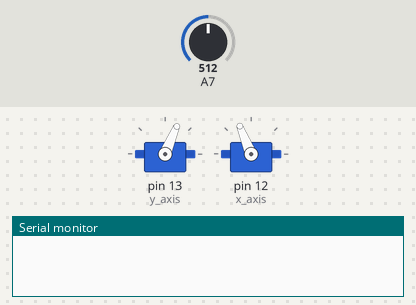
This sketch was run on a simulated Arduino Nano, built with avr-gcc and run on an emulated ATmega328P. Shown: 2 × servo, the last lines printed to the serial monitor. The inputs (shaded band) are chosen by the test bench; at power-on: A7 = 512.

Above: at 0.1 s.
At 15.5 s:
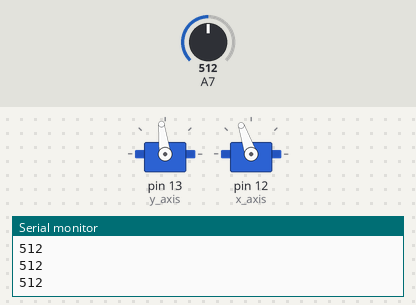
At 30.3 s:
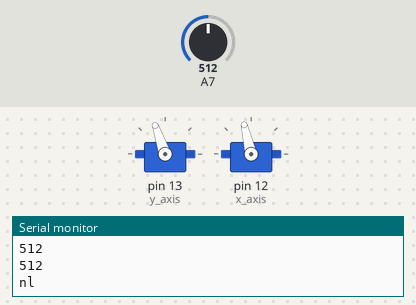
At 39.1 s:
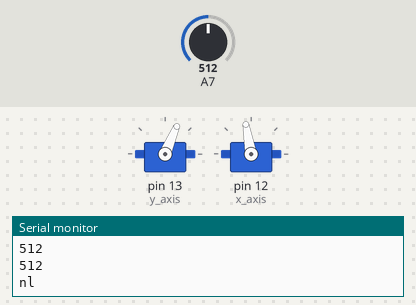
Timing chart, 0 to 40.0 s (numbered marks = the images above):
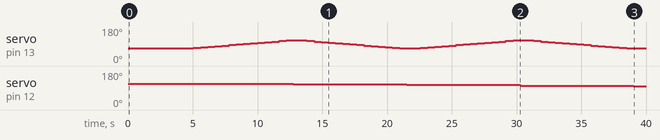

Measured:
- by itself, servo on pin 12 (x_axis): 112° → 109° at 12.8 s, → 106° 8.8 s later, → 103° 8.8 s later, → 100° 8.8 s later

The sketch:

2d_read.ino
```cpp
#include <Servo.h>
Servo y_axis;
Servo x_axis;

/*
  There is a problem, that servos do not acuratly change by 1-2° so the least ° per step is 3°.
  This means the POV of the foto is really big at just 20 * 20 pixel resolution and there for max resolution is 60 * 60 pixels, with 180° of view.
  Thats why i want to go threw each line 3 times and get the in between pixels, so i'd go (0, 3, 6, 9, 1, 4, 7, 10, 2, 5, 8, 11 for one line of 12 pixels).
*/

int pos = 0;

uint8_t samples = 5; //keep it odd
uint8_t step = 3;

uint8_t fov[2] = {15, 15};
uint8_t start[2] = {(180 - fov[0] * step) / 2, (180 + fov[1] * step) / 2};

int8_t x_dir = 1;

int8_t x_coord = 0;

float values[180] = {0.0};

int compare(const void *a, const void *b) {
  return (*(int*)a - *(int*)b);
}


void capturePoint() {
  y_axis.write(start[0] + x_coord * step);
  delay(150);
  int buf[samples];
  for (int i = 0; i < samples; i++) {
      buf[i] = analogRead(A7);
      delay(80);
  }

  qsort(buf, samples, sizeof(int), compare);

  Serial.println(buf[samples / 2]);// median
}

void setup () {
    Serial.begin(115200);
    pinMode(A7, INPUT);
    y_axis.attach(13);
    x_axis.attach(12);
    y_axis.write(start[0]);
    x_axis.write(start[1]);
    delay(2000);
    Serial.println("start");
    delay(2000);

    for (int y_coord = 0; y_coord < fov[1]; y_coord++) {
        x_axis.write(start[1] - y_coord * step);
        delay(500);

        if (x_dir == 1) {
          for (x_coord = 0; x_coord < fov[0]; x_coord++) {
            capturePoint();
          }

        } else {
          for (x_coord = fov[0] - 1; x_coord >= 0; x_coord--) {
            capturePoint();
          }
        }
        x_dir *= -1;

        Serial.println("nl");
    }
    Serial.println("end");
}

void loop () {
    /*Serial.println(analogRead(A0));
    delay(200);*/

}
```
